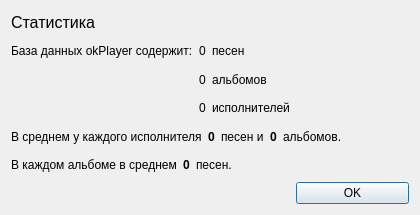
<?xml version="1.0" encoding="UTF-8"?>
<ui version="4.0">
 <class>StatsDialog</class>
 <widget class="QDialog" name="StatsDialog">
  <property name="geometry">
   <rect>
    <x>0</x>
    <y>0</y>
    <width>420</width>
    <height>215</height>
   </rect>
  </property>
  <property name="maximumSize">
   <size>
    <width>16777215</width>
    <height>16777215</height>
   </size>
  </property>
  <property name="windowTitle">
   <string>Dialog</string>
  </property>
  <layout class="QGridLayout" name="gridLayout">
   <item row="0" column="0">
    <widget class="QLabel" name="label">
     <property name="text">
      <string>&lt;!DOCTYPE HTML PUBLIC &quot;-//W3C//DTD HTML 4.0//EN&quot; &quot;http://www.w3.org/TR/REC-html40/strict.dtd&quot;&gt;
&lt;html&gt;&lt;head&gt;&lt;meta name=&quot;qrichtext&quot; content=&quot;1&quot; /&gt;&lt;style type=&quot;text/css&quot;&gt;
p, li { white-space: pre-wrap; }
&lt;/style&gt;&lt;/head&gt;&lt;body style=&quot; font-family:'MS Shell Dlg 2'; font-size:7.8pt; font-weight:400; font-style:normal;&quot;&gt;
&lt;p style=&quot; margin-top:0px; margin-bottom:0px; margin-left:0px; margin-right:0px; -qt-block-indent:0; text-indent:0px;&quot;&gt;&lt;span style=&quot; font-size:12pt;&quot;&gt;Статистика&lt;/span&gt;&lt;/p&gt;&lt;/body&gt;&lt;/html&gt;</string>
     </property>
    </widget>
   </item>
   <item row="1" column="0">
    <widget class="QLabel" name="label_2">
     <property name="text">
      <string>База данных okPlayer содержит:</string>
     </property>
    </widget>
   </item>
   <item row="1" column="1">
    <widget class="QLabel" name="songCount">
     <property name="font">
      <font>
       <weight>50</weight>
       <bold>false</bold>
      </font>
     </property>
     <property name="text">
      <string>0</string>
     </property>
    </widget>
   </item>
   <item row="1" column="2">
    <widget class="QLabel" name="label_4">
     <property name="text">
      <string>песен</string>
     </property>
    </widget>
   </item>
   <item row="2" column="1">
    <widget class="QLabel" name="albumCount">
     <property name="font">
      <font>
       <weight>50</weight>
       <bold>false</bold>
      </font>
     </property>
     <property name="text">
      <string>0</string>
     </property>
    </widget>
   </item>
   <item row="2" column="2">
    <widget class="QLabel" name="label_6">
     <property name="text">
      <string>альбомов</string>
     </property>
    </widget>
   </item>
   <item row="3" column="1">
    <widget class="QLabel" name="artistCount">
     <property name="font">
      <font>
       <weight>50</weight>
       <bold>false</bold>
      </font>
     </property>
     <property name="text">
      <string>0</string>
     </property>
    </widget>
   </item>
   <item row="3" column="2">
    <widget class="QLabel" name="label_8">
     <property name="text">
      <string>исполнителей</string>
     </property>
    </widget>
   </item>
   <item row="5" column="0" colspan="4">
    <layout class="QHBoxLayout" name="horizontalLayout">
     <item>
      <widget class="QLabel" name="label_9">
       <property name="text">
        <string>В среднем у каждого исполнителя</string>
       </property>
      </widget>
     </item>
     <item>
      <widget class="QLabel" name="avgSongCount">
       <property name="font">
        <font>
         <weight>75</weight>
         <bold>true</bold>
        </font>
       </property>
       <property name="text">
        <string>0</string>
       </property>
      </widget>
     </item>
     <item>
      <widget class="QLabel" name="label_11">
       <property name="text">
        <string>песен и</string>
       </property>
      </widget>
     </item>
     <item>
      <widget class="QLabel" name="avgAlbumCount">
       <property name="font">
        <font>
         <weight>75</weight>
         <bold>true</bold>
        </font>
       </property>
       <property name="text">
        <string>0</string>
       </property>
      </widget>
     </item>
     <item>
      <widget class="QLabel" name="label_13">
       <property name="text">
        <string>альбомов.</string>
       </property>
      </widget>
     </item>
     <item>
      <spacer name="horizontalSpacer_3">
       <property name="orientation">
        <enum>Qt::Horizontal</enum>
       </property>
       <property name="sizeHint" stdset="0">
        <size>
         <width>40</width>
         <height>20</height>
        </size>
       </property>
      </spacer>
     </item>
    </layout>
   </item>
   <item row="6" column="0" colspan="4">
    <layout class="QHBoxLayout" name="horizontalLayout_2">
     <item>
      <widget class="QLabel" name="label_3">
       <property name="text">
        <string>В каждом альбоме в среднем</string>
       </property>
      </widget>
     </item>
     <item>
      <widget class="QLabel" name="avgAlbumSongCount">
       <property name="font">
        <font>
         <weight>75</weight>
         <bold>true</bold>
        </font>
       </property>
       <property name="text">
        <string>0</string>
       </property>
      </widget>
     </item>
     <item>
      <widget class="QLabel" name="label_7">
       <property name="text">
        <string>песен.</string>
       </property>
      </widget>
     </item>
     <item>
      <spacer name="horizontalSpacer_2">
       <property name="orientation">
        <enum>Qt::Horizontal</enum>
       </property>
       <property name="sizeHint" stdset="0">
        <size>
         <width>40</width>
         <height>20</height>
        </size>
       </property>
      </spacer>
     </item>
    </layout>
   </item>
   <item row="3" column="3">
    <spacer name="horizontalSpacer">
     <property name="orientation">
      <enum>Qt::Horizontal</enum>
     </property>
     <property name="sizeHint" stdset="0">
      <size>
       <width>40</width>
       <height>20</height>
      </size>
     </property>
    </spacer>
   </item>
   <item row="7" column="3">
    <widget class="QPushButton" name="okButton">
     <property name="text">
      <string>OK</string>
     </property>
    </widget>
   </item>
  </layout>
 </widget>
 <resources/>
 <connections/>
</ui>
